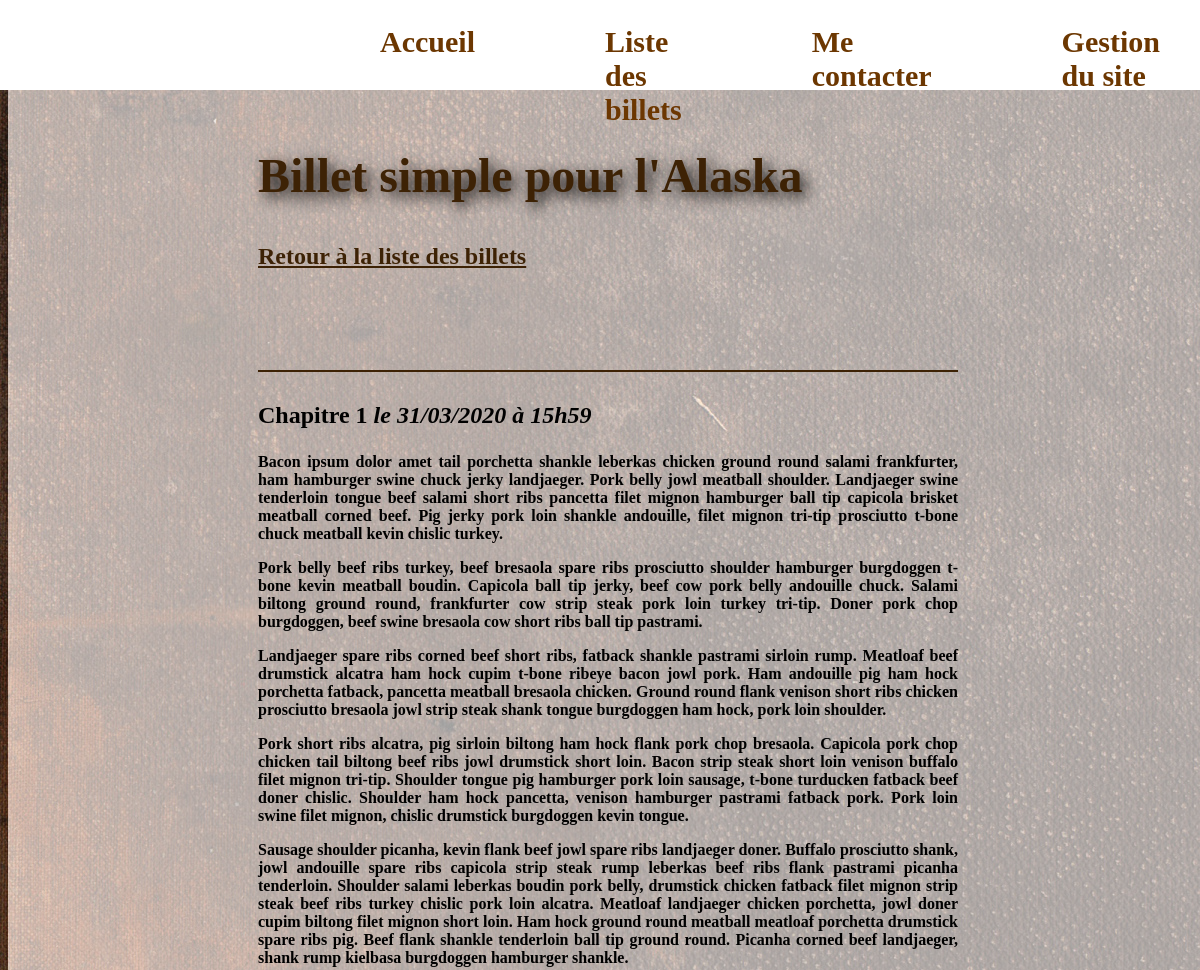
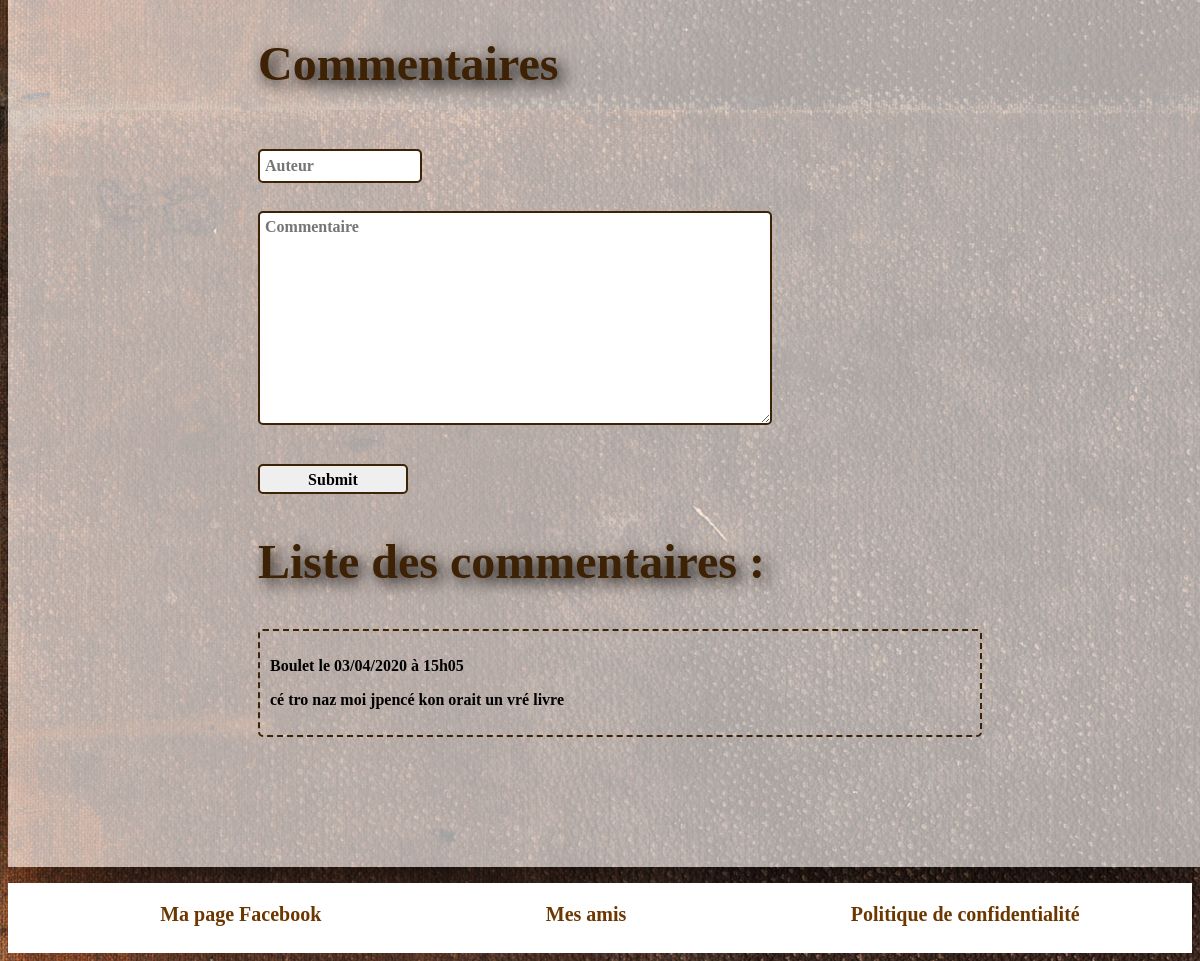
/index.php?action=postView&id=38, run on the app's committed database (2 pictures, top to bottom).
### tables this page shows
CREATE TABLE IF NOT EXISTS `posts` (
  `id` int(11) NOT NULL AUTO_INCREMENT,
  `title` varchar(255) NOT NULL,
  `content` text NOT NULL,
  `creation_date` datetime NOT NULL,
  PRIMARY KEY (`id`)
);

CREATE TABLE IF NOT EXISTS `comments` (
  `id` int(11) NOT NULL AUTO_INCREMENT,
  `post_id` int(11) NOT NULL,
  `author` varchar(255) NOT NULL,
  `comment` text NOT NULL,
  `comment_date` datetime NOT NULL,
  `report` tinyint(1) NOT NULL DEFAULT '0',
  PRIMARY KEY (`id`)
);

### controller/frontend.php (called while the page is built, shortened)
<?php
require_once('model/PostManager.php');
require_once('model/CommentManager.php');
function postView() {
    $postManager = new PostManager();
    $commentManager = new CommentManager();
    $post = $postManager->getPost($_GET['id']);
    $comments = $commentManager->getCommentsByPostId($_GET['id']);
    require('view/frontend/postView.php');
}

### model/PostManager.php (called while the page is built, shortened)
<?php
class PostManager extends Manager
{
    public function getPost($postId) {
        $db = $this->dbConnect();
        $req = $db->prepare('SELECT id, title, content,
        DATE_FORMAT(creation_date, \'%d/%m/%Y à %Hh%i\') AS creation_date_fr
        FROM posts WHERE id = ?');
        $req->execute(array($postId));
        $post = $req->fetch();
        return $post;
    }
}

### model/CommentManager.php (called while the page is built, shortened)
<?php
class CommentManager extends Manager
{
    public function getCommentsByPostId($postId)
    {
        $db = $this->dbConnect();
        $comments = $db->prepare('SELECT id, author, comment, report, DATE_FORMAT(comment_date, \'%d/%m/%Y à %Hh%i\') AS comment_date_fr FROM comments WHERE post_id = ? ORDER BY comment_date DESC');
        $comments->execute(array($postId));
        return $comments;
    }
}

### view/frontend/postView.php (the view, shortened to what this page needs)
<h2>Billet simple pour l'Alaska</h2>
<a class="liens" href="index.php?action=listPosts">Retour à la liste des billets</a>
<div class="newPost">
    <h3>
        <?= htmlspecialchars($post['title']) ?>
        <em>le <?= htmlspecialchars($post['creation_date_fr']) ?></em>
    </h3>
    <?php
    $allowedTags = '<p><strong><em><u><h1><h2><h3><h4><h5><h6><img><li><ol><ul><span><div><br><ins><del>';
    $postContent = strip_tags(stripslashes($post['content']), $allowedTags);
    echo $postContent;
    ?>
</div>
<h2>Commentaires</h2>
<form action="index.php?action=addComment&amp;id=<?= htmlspecialchars($post['id']) ?>" method="post">
    <div>
        <label for="author"></label><br />
        <input type="text" id="author" name="author" placeholder="Auteur" />
    </div>
    <div>
        <label for="comment"></label><br />
        <textarea id="comment" name="comment" placeholder="Commentaire"></textarea>
    </div>
    <div>
        <input class="submit" type="submit" />
    </div>
</form>
<h2>Liste des commentaires :</h2>
<?php while ($comment = $comments->fetch()) { ?>
    <div id="commentaires">
        <p><strong><?= htmlspecialchars($comment['author']) ?></strong> le <?= $comment['comment_date_fr'] ?></p>
        <p><?= nl2br(htmlspecialchars($comment['comment'])) ?></p>
    </div>
<?php
}
?>
<?php require('template.php'); ?>

### public/css/style.css (style rules this page uses)
h1, h2 { font-family: 'curve'; font-weight: bold; text-shadow: 5px 5px 15px black; }
h2 { font-size: 3em; color: #3D2205; }
body { font-family: 'quicksand'; background-image: url("../images/bg.jpg"); }
body p { font-size: 16px; font-weight: bold; }
.newPost { font-weight: bold; margin-top: 100px; text-align: justify; }
.newPost p { font-size: 16px; }
.newPost h3 { border-top: 2px solid #3D2205; padding-top: 30px; font-size: 1.5em; }
#commentaires { border: 2px dashed #3D2205; border-radius: 5px; width: fit-content; padding: 10px; margin-bottom: 30px; width: 100%; }
input { width: 150px; height: 20px; font-size: 16px; border: 2px solid #3D2205; border-radius: 5px; font-family: 'quicksand'; font-weight: bold; display: flex; flex-direction: column; padding: 5px; margin-bottom: 10px; }
textarea { width: 500px; height: 200px; font-size: 16px; border: 2px solid #3D2205; border-radius: 5px; font-family: 'quicksand'; font-weight: bold; padding: 5px; margin-bottom: 5px; }
.submit { width: 150px; height: 30px; justify-content: center; margin-top: 30px; }
.liens { color: #3D2205; font-size: 1.5em; font-weight: bold; }

### data on the page
posts: title "Chapitre 1", content "Bacon ipsum dolor amet tail porchetta shankle leberkas chicken ground round salami frankfurter, ham hamburger swine chuck jerky landjaeger. Pork belly jowl meatball shoulder. Landjaeger swine tenderloin tongue beef salami short ribs pancetta filet mignon hamburger ball tip capicola brisket meatball corned beef. Pig jerky pork loin shankle andouille, filet mignon tri-tip prosciutto t-bone chuck meatball kevin chislic turkey. Pork belly beef ribs turkey, beef bresaola spare ribs prosciutto shoulder hamburger burgdoggen t-bone kevin meatball boudin. Capicola ball tip jerky, beef cow pork belly andouille chuck. Salami biltong ground round, frankfurter cow strip steak pork loin turkey tri-tip.…"
comments: author "Boulet", comment_date_fr "03/04/2020 à 15h05", comment "cé tro naz moi jpencé kon orait un vré livre"

### other printed values
$post['creation_date_fr'] "31/03/2020 à 15h59"
